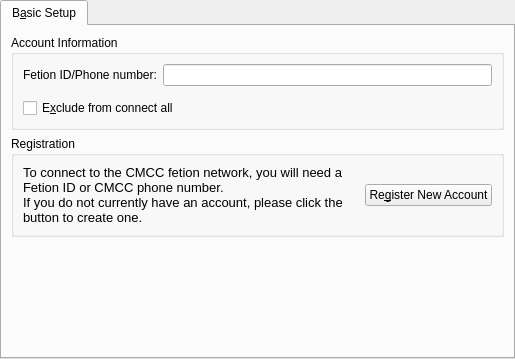
<?xml version="1.0" encoding="UTF-8"?>
<ui version="4.0">
 <class>FetionEditAccount</class>
 <widget class="QWidget" name="FetionEditAccount">
  <property name="geometry">
   <rect>
    <x>0</x>
    <y>0</y>
    <width>515</width>
    <height>359</height>
   </rect>
  </property>
  <property name="windowTitle">
   <string>Account Preferences - Fetion</string>
  </property>
  <layout class="QVBoxLayout" name="verticalLayout_3">
   <property name="margin">
    <number>0</number>
   </property>
   <item>
    <widget class="QTabWidget" name="mainTabWidget">
     <widget class="QWidget" name="tab">
      <attribute name="title">
       <string>B&amp;asic Setup</string>
      </attribute>
      <layout class="QVBoxLayout" name="verticalLayout_4">
       <item>
        <widget class="QGroupBox" name="groupBox">
         <property name="title">
          <string>Account Information</string>
         </property>
         <layout class="QVBoxLayout" name="verticalLayout">
          <item>
           <layout class="QHBoxLayout" name="horizontalLayout">
            <item>
             <widget class="QLabel" name="accountLabel">
              <property name="toolTip">
               <string>The account name of your account.</string>
              </property>
              <property name="whatsThis">
               <string>The account name of your account.</string>
              </property>
              <property name="text">
               <string>Fetion ID/Phone number:</string>
              </property>
              <property name="wordWrap">
               <bool>false</bool>
              </property>
              <property name="buddy">
               <cstring>m_loginid</cstring>
              </property>
             </widget>
            </item>
            <item>
             <widget class="KLineEdit" name="m_loginid">
              <property name="toolTip">
               <string>The account name of your account.</string>
              </property>
              <property name="whatsThis">
               <string>The account name of your account.</string>
              </property>
             </widget>
            </item>
           </layout>
          </item>
          <item>
           <widget class="Kopete::UI::PasswordWidget" name="m_password" native="true"/>
          </item>
          <item>
           <widget class="QCheckBox" name="m_autologin">
            <property name="whatsThis">
             <string>If you check this checkbox, the account will not be connected when you press the &quot;Connect All&quot; button, or at startup when automatic connection at startup is enabled.</string>
            </property>
            <property name="text">
             <string>E&amp;xclude from connect all</string>
            </property>
            <property name="checked">
             <bool>false</bool>
            </property>
           </widget>
          </item>
         </layout>
        </widget>
       </item>
       <item>
        <widget class="QGroupBox" name="groupBox_2">
         <property name="title">
          <string>Registration</string>
         </property>
         <layout class="QHBoxLayout">
          <property name="spacing">
           <number>6</number>
          </property>
          <property name="margin">
           <number>9</number>
          </property>
          <item>
           <widget class="QLabel" name="textLabel6">
            <property name="sizePolicy">
             <sizepolicy hsizetype="MinimumExpanding" vsizetype="Minimum">
              <horstretch>0</horstretch>
              <verstretch>0</verstretch>
             </sizepolicy>
            </property>
            <property name="minimumSize">
             <size>
              <width>0</width>
              <height>0</height>
             </size>
            </property>
            <property name="text">
             <string>&lt;!DOCTYPE HTML PUBLIC &quot;-//W3C//DTD HTML 4.0//EN&quot; &quot;http://www.w3.org/TR/REC-html40/strict.dtd&quot;&gt;
&lt;html&gt;&lt;head&gt;&lt;meta name=&quot;qrichtext&quot; content=&quot;1&quot; /&gt;&lt;style type=&quot;text/css&quot;&gt;
p, li { white-space: pre-wrap; }
&lt;/style&gt;&lt;/head&gt;&lt;body style=&quot; font-family:'Sans Serif'; font-size:10pt; font-weight:400; font-style:normal;&quot;&gt;
&lt;p style=&quot; margin-top:0px; margin-bottom:0px; margin-left:0px; margin-right:0px; -qt-block-indent:0; text-indent:0px;&quot;&gt;To connect to the CMCC fetion network, you will need a Fetion ID or CMCC phone number.&lt;br /&gt;If you do not currently have an account, please click the button to create one.&lt;/p&gt;&lt;/body&gt;&lt;/html&gt;</string>
            </property>
            <property name="alignment">
             <set>Qt::AlignVCenter</set>
            </property>
            <property name="wordWrap">
             <bool>true</bool>
            </property>
           </widget>
          </item>
          <item>
           <widget class="QPushButton" name="buttonRegister">
            <property name="text">
             <string>Re&amp;gister New Account</string>
            </property>
           </widget>
          </item>
         </layout>
        </widget>
       </item>
       <item>
        <spacer name="verticalSpacer">
         <property name="orientation">
          <enum>Qt::Vertical</enum>
         </property>
         <property name="sizeHint" stdset="0">
          <size>
           <width>20</width>
           <height>0</height>
          </size>
         </property>
        </spacer>
       </item>
      </layout>
     </widget>
    </widget>
   </item>
  </layout>
 </widget>
 <customwidgets>
  <customwidget>
   <class>KLineEdit</class>
   <extends>QLineEdit</extends>
   <header>klineedit.h</header>
  </customwidget>
  <customwidget>
   <class>Kopete::UI::PasswordWidget</class>
   <extends></extends>
   <header>kopetepasswordwidget.h</header>
  </customwidget>
 </customwidgets>
 <resources/>
 <connections/>
</ui>
